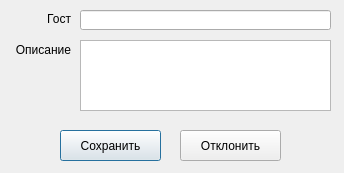
<?xml version="1.0" encoding="UTF-8"?>
<ui version="4.0">
 <class>Dialog</class>
 <widget class="QDialog" name="Dialog">
  <property name="geometry">
   <rect>
    <x>0</x>
    <y>0</y>
    <width>344</width>
    <height>173</height>
   </rect>
  </property>
  <property name="windowTitle">
   <string>Таблица точек поверки</string>
  </property>
  <widget class="QLabel" name="label_2">
   <property name="geometry">
    <rect>
     <x>10</x>
     <y>42</y>
     <width>61</width>
     <height>16</height>
    </rect>
   </property>
   <property name="text">
    <string>Описание</string>
   </property>
   <property name="alignment">
    <set>Qt::AlignRight|Qt::AlignTrailing|Qt::AlignVCenter</set>
   </property>
  </widget>
  <widget class="QLineEdit" name="lineEdit">
   <property name="geometry">
    <rect>
     <x>80</x>
     <y>10</y>
     <width>251</width>
     <height>20</height>
    </rect>
   </property>
   <property name="readOnly">
    <bool>false</bool>
   </property>
  </widget>
  <widget class="QLabel" name="label">
   <property name="geometry">
    <rect>
     <x>10</x>
     <y>11</y>
     <width>61</width>
     <height>16</height>
    </rect>
   </property>
   <property name="text">
    <string>Гост</string>
   </property>
   <property name="textFormat">
    <enum>Qt::AutoText</enum>
   </property>
   <property name="alignment">
    <set>Qt::AlignRight|Qt::AlignTrailing|Qt::AlignVCenter</set>
   </property>
  </widget>
  <widget class="QPushButton" name="pushButton">
   <property name="geometry">
    <rect>
     <x>60</x>
     <y>130</y>
     <width>101</width>
     <height>31</height>
    </rect>
   </property>
   <property name="sizePolicy">
    <sizepolicy hsizetype="Fixed" vsizetype="Fixed">
     <horstretch>0</horstretch>
     <verstretch>0</verstretch>
    </sizepolicy>
   </property>
   <property name="text">
    <string>Сохранить</string>
   </property>
  </widget>
  <widget class="QPushButton" name="pushButton_2">
   <property name="geometry">
    <rect>
     <x>180</x>
     <y>130</y>
     <width>101</width>
     <height>31</height>
    </rect>
   </property>
   <property name="sizePolicy">
    <sizepolicy hsizetype="Fixed" vsizetype="Fixed">
     <horstretch>0</horstretch>
     <verstretch>0</verstretch>
    </sizepolicy>
   </property>
   <property name="text">
    <string>Отклонить</string>
   </property>
  </widget>
  <widget class="QTextEdit" name="textEdit">
   <property name="geometry">
    <rect>
     <x>80</x>
     <y>40</y>
     <width>251</width>
     <height>71</height>
    </rect>
   </property>
  </widget>
 </widget>
 <resources/>
 <connections>
  <connection>
   <sender>pushButton_2</sender>
   <signal>clicked()</signal>
   <receiver>Dialog</receiver>
   <slot>close()</slot>
   <hints>
    <hint type="sourcelabel">
     <x>367</x>
     <y>451</y>
    </hint>
    <hint type="destinationlabel">
     <x>274</x>
     <y>260</y>
    </hint>
   </hints>
  </connection>
 </connections>
</ui>
